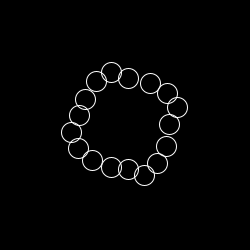
Frame 1 (no input)
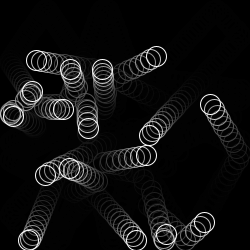
Frame 60 (the mouse pressed at the canvas centre just before this capture)
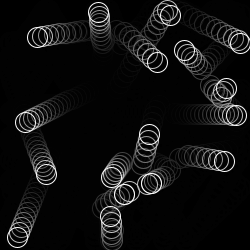
Frame 120 (the mouse held since frame 60 and released just before this capture)

The Processing sketch that drew these frames (run headless with seeded random() and noise(); from frame 60 on, the mouse is pressed at the canvas centre):

// Processing sketch: processing_95697
// ── processing_95697.pde

/** push balls each other
 *  Copyright 2011 Yutaka Kachi
 *  Licensed by New BSD License
 *
 *  複数のボールがウィンドウ内を移動する
 *  ボール同士もぶつかる。
 **/

float SPEED = 5; // 移動量
float R = 10; //半径
int NUMBER = 17;  // ボールの個数
Ball[] balls = new Ball[NUMBER];

void setup() {
  size(250, 250);
  frameRate(20);
  background(0);
  
  float angle = TWO_PI / NUMBER;
  for (int i = 0; i < NUMBER; i++) {
    float addx = cos(angle * i);
    float addy = sin(angle * i);
    balls[i] = new Ball(
    width / 2 + addx * 50, height / 2 + addy * 50, 
    SPEED * addx + 1, SPEED * addy  + 1, i, balls);
  }
}

void draw() {
  //background(0);
  fadeToBlack();
  
  for (int i = 0; i < NUMBER; i++) {
    balls[i].clearVector();
  }
  for (int i = 0; i < NUMBER; i++) {
    Ball ball = (Ball) balls[i];
    ball.collide();
    ball.move();
    ball.draw();
  }
}

class Ball
{
  float x, y; //ボールの現在位置（中心）
  float vx, vy; //ボールの移動量
  PVector target = new PVector(); //衝突時に排除される距離
  PVector impulse = new PVector(1, 1); //反作用
  int id; //ボールの識別番号
  Ball[] others;

  //コンストラクタ
  Ball(
  float _x, float _y, float _vx, float _vy, int _id, Ball[] _others) {
    x = _x;
    y = _y;
    vx = _vx;
    vy = _vy;
    id = _id;
    others = _others;
  }

  void move() {
    vx *= impulse.x;   
    x = x + vx + target.x;
 
    if (x - R <= 0) {
      x = R;
      vx *= -1;
    }
    if (x + R >= width) {
      x = width - R;
      vx *= -1;
    }

    vy *= impulse.y;
    y = y + vy + target.y;

    if (y - R <= 0) {
      y = R;
      vy *= -1;
    }
    if (y + R >= height) {
      y = height - R;
      vy *= -1;
    }
  }
  
  void draw() {
    noFill();
    stroke(255);
    ellipse(x, y, R * 2, R * 2);
  }
  
  void clearVector() {
    target.x = 0;
    target.y = 0;
    impulse.x = 1;
    impulse.y = 1;
  }
  
  //衝突判定
  void collide() {
    for (int i = id + 1; i < NUMBER; i++) {
      Ball otherBall = (Ball) others[i];

      //ボール間の距離を求める
      float dx = otherBall.x - x;
      float dy = otherBall.y - y;
      float distance =sqrt(dx * dx + dy * dy);
      
      if (distance <= R * 2) {
        
        //跳ね返る距離を求める
        float angle = atan2(dy, dx);
        float push_distance = R * 2 - distance; // / 2;
        float push_x = push_distance * cos(angle);
        float push_y = push_distance * sin(angle);

        target.x -= push_x;
        target.y -= push_y;        
        otherBall.target.x += push_x;
        otherBall.target.y += push_y;

        //反発後の移動方向を設定
        if ((vx >= 0 && vx - otherBall.vx >= 0) || (vx < 0 && vx - otherBall.vx < 0)) {
          impulse.x = -1;
        }
        
        if (vx * otherBall.vx <= 0) {
          otherBall.impulse.x = -1;
        }
        
        if ((vy >= 0 && vy - otherBall.vy >= 0) || (vy < 0 && vy - otherBall.vy < 0)) {
          impulse.y = -1;
        }

        if (vy *  otherBall.vy <= 0) {
          otherBall.impulse.y = -1;
        }
      }
    }
  }
}

//フェードアウト
void fadeToBlack() {
  noStroke();
  fill(0, 60);
  rectMode(CORNER);
  rect(0, 0, width, height);
}
